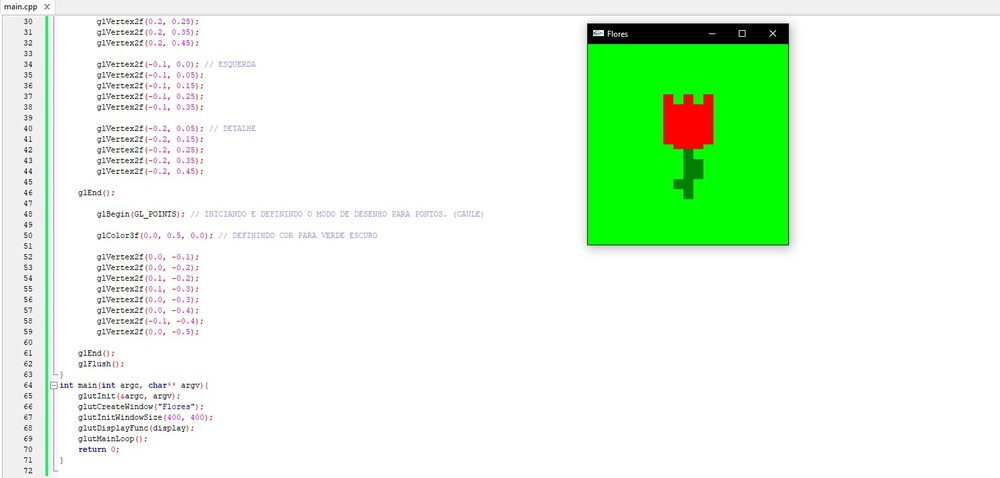
#> input picture 1B/Ex1_COMPGRAFICA/EXEMPLO.jpg, 1000 x 478 px, shrunk from 1497 x 715 before the run, found by its file name
$ python 2.1.py
#> lines starting #> are read from the running program, lines starting #| are printed output that depends on the picture
import cv2
import math
from google.colab import files
from google.colab.patches import cv2_imshow

uploaded = files.upload()
#> the answer given: EXEMPLO.jpg
file_name = next(iter(uploaded))

image = cv2.imread(file_name)
#> image is the input picture: shape (478, 1000, 3); mean B, G, R 226.6, 246.5, 227.7

cv2_imshow(image)

altura, largura, canais = image.shape
#> altura = 478; largura = 1000; canais = 3

# Ângulo de rotação em graus
angulo_rotacao = 45

# Ponto de rotação (centro da imagem)
ponto_rotacao = (largura // 2, altura // 2)
#> ponto_rotacao = (500, 239)

result_image = image.copy()

# Conversão de ângulo para radianos
angulo_rad = math.radians(angulo_rotacao)

for i in range(altura):
    for j in range(largura):
        b, g, r = image[i, j]

        x = j - ponto_rotacao[0]
        y = i - ponto_rotacao[1]

        new_x = int(x * math.cos(angulo_rad) - y * math.sin(angulo_rad) + ponto_rotacao[0])
        new_y = int(x * math.sin(angulo_rad) + y * math.cos(angulo_rad) + ponto_rotacao[1])

        if 0 <= new_x < largura and 0 <= new_y < altura:
            result_image[new_y, new_x] = [b, g, r]
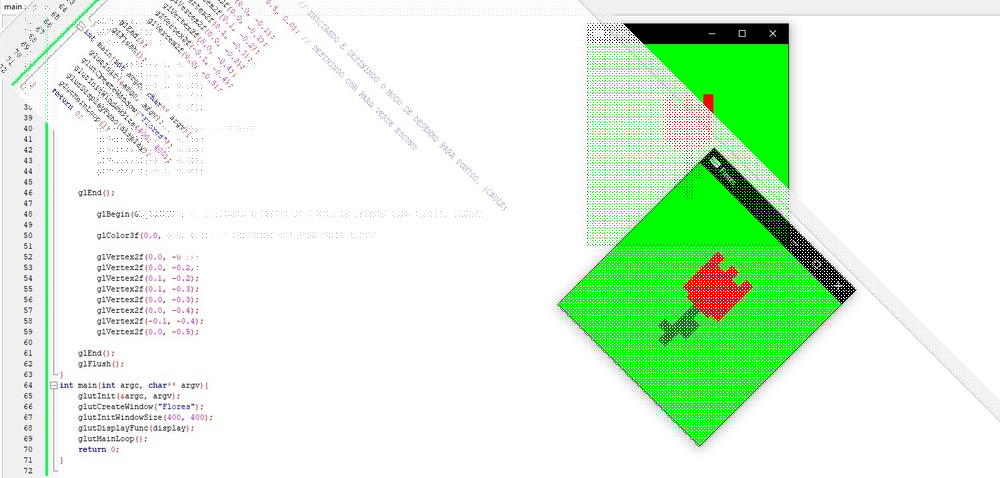
#> result_image: shape (478, 1000, 3); mean B, G, R 220.4, 244.8, 221.5

cv2_imshow(result_image)
cv2.imwrite('NovaImagem.jpg', result_image)
